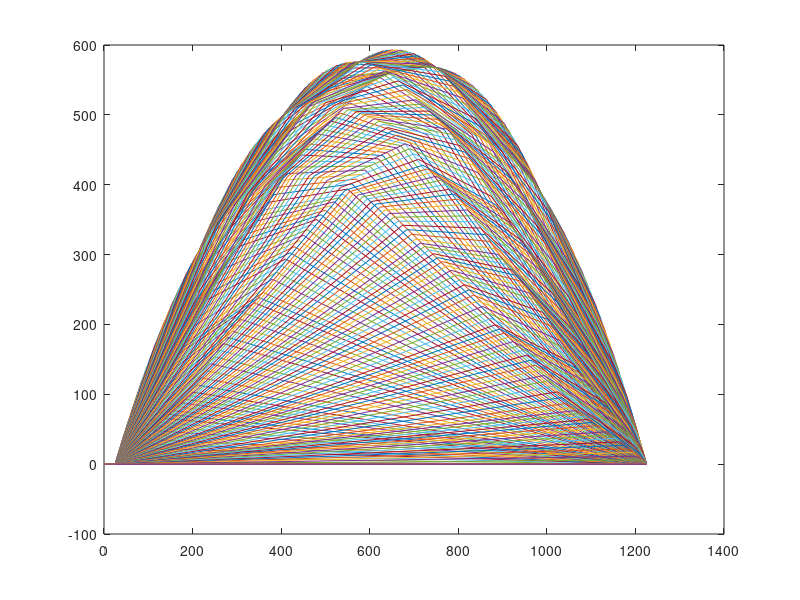

The MATLAB source for this figure:
# all lengths are in mm, mm4, N, etc

clear, close all;

BRIDGE_LEN = 1250;

weight_loc = [0, 100, 200];
weight_amt = [100, 100, 250];
inertia_mm = 0.418e6;
y_bar_mm = 41.4;

# calculate axle pos relative to LHS
ED_WHEEL = 52;
AX_TO_AX = 176;
CAR_TO_CAR = 164;
TRAIN_REL_POS = [ED_WHEEL AX_TO_AX CAR_TO_CAR AX_TO_AX CAR_TO_CAR AX_TO_AX];
TRAIN_LEN = sum(TRAIN_REL_POS)
TRAIN_REL_POS = cumsum(TRAIN_REL_POS);

FREIGHT_N = 1;
FREIGHT_N = FREIGHT_N / 2;
BACK_MULT = 1.1;
BACK_N = FREIGHT_N * BACK_MULT;
LOCO_MULT = 1.38;
LOCO_N = FREIGHT_N * LOCO_MULT;
TRAIN_WEIGHT = ones(1, 6) .* FREIGHT_N;
TRAIN_WEIGHT(1) = BACK_N;
TRAIN_WEIGHT(2) = BACK_N;
TRAIN_WEIGHT(5) = LOCO_N;
TRAIN_WEIGHT(6) = LOCO_N;
TRAIN_WEIGHT = -1 .* TRAIN_WEIGHT;
TOTAL_TRAIN_WEIGHT = sum(TRAIN_WEIGHT)

# calculate the reaction forces
SUPPORT_L = 25;
SUPPORT_R = 1225;

# find the reaction forces on both sides
START_SIM = -TRAIN_LEN;
END_SIM = SUPPORT_R;
#START_SIM = 500
#END_SIM = 500
STEP_SIM = 10;
reaction = [[]:[]];
steps = START_SIM:STEP_SIM:END_SIM;
max_moment = -1;
max_shear = -1;
for position = steps;
  # find the reaction forces for each step
  train_pos = TRAIN_REL_POS + position; # converts relative train pos to abs
  # filters out axles that are not on the bridge anymore
  # train_pos = train_pos .* (train_pos > SUPPORT_L) .* (train_pos < SUPPORT_R)
  dist_to_lhs = train_pos - SUPPORT_L;
  # checks if the train is on the bridge
  trains_on_bridge = (train_pos > SUPPORT_L) .* (train_pos < SUPPORT_R);
  moments_to_lhs = dist_to_lhs .* TRAIN_WEIGHT .* trains_on_bridge;
  dist_between_support = SUPPORT_R - SUPPORT_L;
  reaction_rhs = sum(moments_to_lhs) / dist_between_support * -1;
  reaction_lhs = -sum(TRAIN_WEIGHT .* trains_on_bridge) - reaction_rhs;

  reaction(1,end+1) = reaction_lhs;
  reaction(2,end) = reaction_rhs;

  # filter the train axles so that only the ones within the range are valid

  train_load = nonzeros(TRAIN_WEIGHT .* trains_on_bridge);
  train_pos = nonzeros(train_pos .* trains_on_bridge);

  force_loc = [SUPPORT_L, train_pos', SUPPORT_R];
  force_loc = repelem(force_loc, 2);
  force_loc = [force_loc, 0];

  shear_n = [reaction_lhs, train_load', reaction_rhs];
  shear_n = repelem(cumsum(shear_n), 2);
  shear_n = [0, shear_n];
  max_shear(end+1) = max(shear_n);

  moment_n = [0];
  moment_loc = force_loc;
  for idx = 1:length(force_loc)-1
    cur_shear = shear_n(idx+1);
    moment_len = force_loc(idx+1) - force_loc(idx);
    moment_n(end+1) = cur_shear * moment_len;
  endfor
  moment_n = cumsum(moment_n);
  max_moment(end+1) = max(moment_n);

  plot(moment_loc, moment_n) # for the BME
  #plot(force_loc, shear_n) # for the SFE
  hold on

#  shear = [[reaction_lhs, train_load, reaction_rhs],[SUPPORT_L, train_pos, SUPPORT_R]]
#  plot(shear(2,:), shear(1,:))
#  hold on
end

hold off

#plot(steps, reaction(1,:));
#hold on
#plot(steps, reaction(2,:));
#legend("LHS Reaction", "RHS Reaction")
#hold off

max_moment = max(max_moment)
max_shear = max(max_shear)

# DANIEL check compressive strength at the top

# DANIEL check compressive strength at the bottom

# DANIEL check buckling at the top

# YANG check buckling at the bottom

# YANG check shear in matboard

# YANG check shear at glue joint

# YANG check thin plate buckling everywhere :melt:
